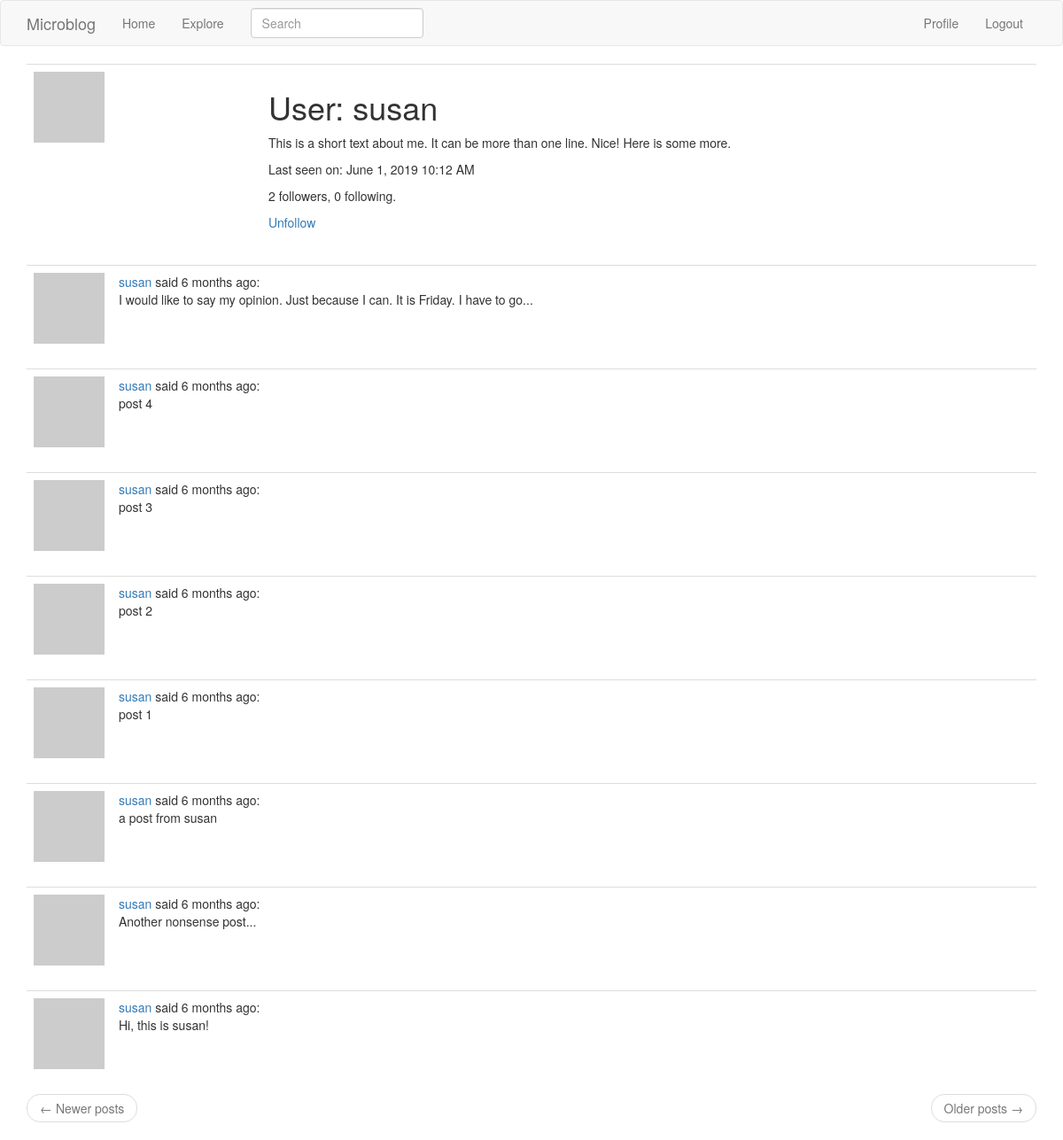
Screenshot of /user/susan (signed in) with the database file from the repository.
### app/models.py (models this page shows, shortened)
class User(UserMixin, db.Model):
    id = db.Column(db.Integer, primary_key=True)
    username = db.Column(db.String(64), index=True, unique=True)
    email = db.Column(db.String(120), index=True, unique=True)
    password_hash = db.Column(db.String(128))
    posts = db.relationship('Post', backref='author', lazy='dynamic')
    about_me = db.Column(db.String(140))
    last_seen = db.Column(db.DateTime, default=datetime.utcnow)
    followed = db.relationship(
        'User', secondary=followers,
        primaryjoin=(followers.c.follower_id == id),
        secondaryjoin=(followers.c.followed_id == id),
        backref=db.backref('followers', lazy='dynamic'), lazy='dynamic')
    def avatar(self, size):
        digest = md5(self.email.lower().encode('utf-8')).hexdigest()
        return 'https://www.gravatar.com/avatar/{}?d=identicon&s={}'.format(digest, size)
    def is_following(self,user):
        return self.followed.filter(followers.c.followed_id == user.id).count() > 0

class SearchableMixin(object):
    @classmethod
    def before_commit(cls, session):
        session._changes = {
            'add': list(session.new),
            'update': list(session.dirty),
            'delete': list(session.deleted)
        }
    @classmethod
    def after_commit(cls, session):
        for obj in session._changes['add']:
            if isinstance(obj, SearchableMixin):
                add_to_index(obj.__tablename__, obj)
        for obj in session._changes['update']:
            if isinstance(obj, SearchableMixin):
                add_to_index(obj.__tablename__, obj)
        for obj in session._changes['delete']:
            if isinstance(obj, SearchableMixin):
                remove_from_index(obj.__tablename__, obj)
        session._changes = None

class Post(SearchableMixin, db.Model):
    id = db.Column(db.Integer, primary_key=True)
    body = db.Column(db.String(140))
    timestamp = db.Column(db.DateTime, index=True, default=datetime.utcnow)
    user_id = db.Column(db.Integer, db.ForeignKey('user.id'))
    language = db.Column(db.String(5))
    __searchable__ = ['body']  # indicate which fields are to be indexed

### app/main/routes.py (the view)
@bp.route('/user/<username>')
@login_required
def user(username):
    user = User.query.filter_by(username=username).first_or_404()
    page = request.args.get('page', 1, type=int)
    posts = user.posts.order_by(Post.timestamp.desc()).paginate(page, current_app.config['POSTS_PER_PAGE'], False)
    next_url = url_for('main.user', username=user.username, page=posts.next_num) if posts.has_next else None
    prev_url = url_for('main.user', username=user.username, page=posts.prev_num) if posts.has_prev else None
    return render_template('user.html', user=user, posts=posts.items, next_url=next_url, prev_url=prev_url, email=user.email)

### app/main/forms.py
class SearchForm(FlaskForm):
    q = StringField('Search', validators=[DataRequired()])
    def __init__(self, *args, **kwargs):
        if 'formdata' not in kwargs:
            kwargs['formdata'] = request.args
        if 'csrf_enabled' not in kwargs:
            kwargs['csrf_enabled'] = False
        super(SearchForm, self).__init__(*args, **kwargs)

### app/main/routes.py (called while the page is built)
@bp.before_app_request
def before_request():
    if current_user.is_authenticated:
        current_user.last_seen = datetime.utcnow()
        db.session.commit()
        g.search_form = SearchForm()

### app/models.py (called while the page is built)
@login.user_loader
def load_user(id):
    return User.query.get(int(id))

### app/templates/user.html
{% extends "base.html" %}
{% block app_content %}
  <table class="table table-hover">
    <tr>
      <td width="265px"><img src="{{ user.avatar(265) }}" alt=""></td>
      <td>
        <h1>User: {{ user.username }}</h1>
        {% if user.about_me %}<p>{{ user.about_me }}</p>{% endif %}
        {% if user.last_seen %}
        <p>Last seen on: {{ moment(user.last_seen).format('LLL') }}</p>
        {% endif %}
        <p>{{ user.followers.count() }} followers, {{ user.followed.count() }} following.</p>
        {% if user == current_user %}
        {% if user.email %}<p>Email: {{ user.email }}</p>{% endif %}
        <p><a href="{{ url_for('main.edit_profile') }}">Edit your profile</a></p>
        {% elif not current_user.is_following(user) %}
        <p><a href="{{ url_for('main.follow', username=user.username) }}">Follow</a></p>
        {% else %}
        <p><a href="{{ url_for('main.unfollow', username=user.username) }}">Unfollow</a></p>
        {% endif %}
      </td>
    </tr>
  </table>
  {% for post in posts %}
    {% include '_post.html' %}
  {% endfor %}
  {% include '_pager.html' %}
{% endblock %}

### app/templates/_post.html (shortened to what this page needs)
<table class="table table-hover">
  <tr>
    <td width="70px">
      <a href="{{ url_for('main.user', username=post.author.username) }}">
        <img src="{{ post.author.avatar(70) }}" alt="">
      </a>
    </td>
    <td>
      <span class="user_popup">
        <a href="{{ url_for('main.user', username=post.author.username) }}">
          {{ post.author.username }}
        </a>
      </span>
      said {{ moment(post.timestamp).fromNow() }}: <br>
      <span id="post{{ post.id }}">{{ post.body }}</span>
    </td>
  </tr>
</table>

### rows the page displays
User: username "susan", about_me "This is a short text about me. It can be more than one line. Nice! Here is some more.", last_seen "June 1, 2019 10:12 AM"
Post: author.username "susan", timestamp "6 months ago", body "I would like to say my opinion. Just because I can. It is Friday. I have to go..."
Post: author.username "susan", timestamp "6 months ago", body "post 4"
Post: author.username "susan", timestamp "6 months ago", body "post 3"
Post: author.username "susan", timestamp "6 months ago", body "post 2"
Post: author.username "susan", timestamp "6 months ago", body "post 1"
Post: author.username "susan", timestamp "6 months ago", body "a post from susan"
Post: author.username "susan", timestamp "6 months ago", body "Another nonsense post..."
Post: author.username "susan", timestamp "6 months ago", body "Hi, this is susan!"

### other values shown
{{ user.followers.count() }} "2"
{{ user.followed.count() }} "0"
